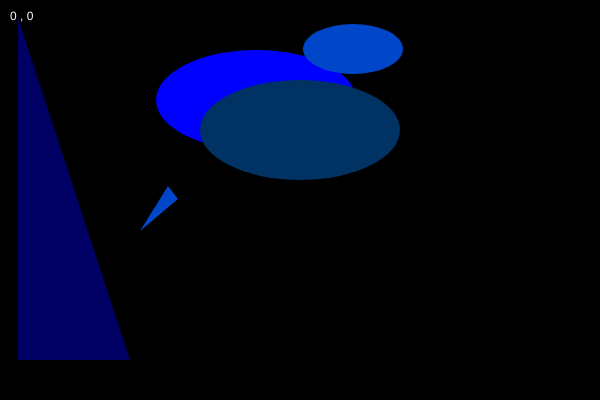
Frame 1 (no input)
Frame 60 (no input): identical to frame 1, image omitted
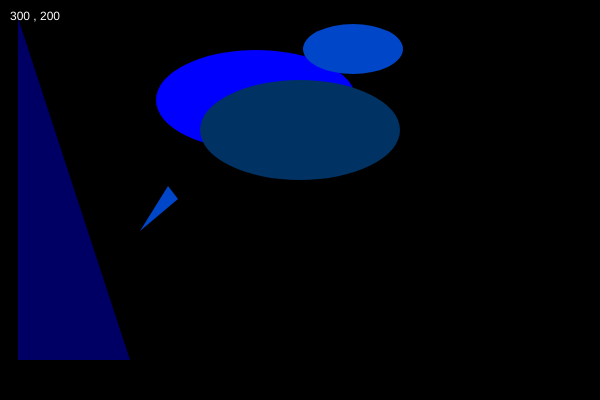
Frame 120 (the mouse pressed at the canvas centre since frame 60)

The p5.js sketch that drew these frames (run headless with seeded random() and noise() and a simulated clock; from frame 60 on, the mouse is pressed at the canvas centre):

// p5.js sketch
// ── sketch.js
function setup() {
  createCanvas(600, 400);
}

function draw() {

  background('black');
  noStroke();

  fill(0, 0, 100);
  triangle(18, 18, 18, 360, 130, 360);

  fill('blue') ;
  ellipse(256, 100, 200, 100) ;
    fill(0, 50, 100) ;
  ellipse(300, 130, 200, 100) ;
     fill(0, 70, 200) ;
  ellipse(353, 49, 100, 50) ;
  triangle(178 , 199, 168 , 186, 140 , 231) ;

  fill('white') ;
  text(mouseX + " , " + mouseY, 10, 20) ;

}

function mouseReleased() {
  print(mouseX + " , " + mouseY) ;
}
